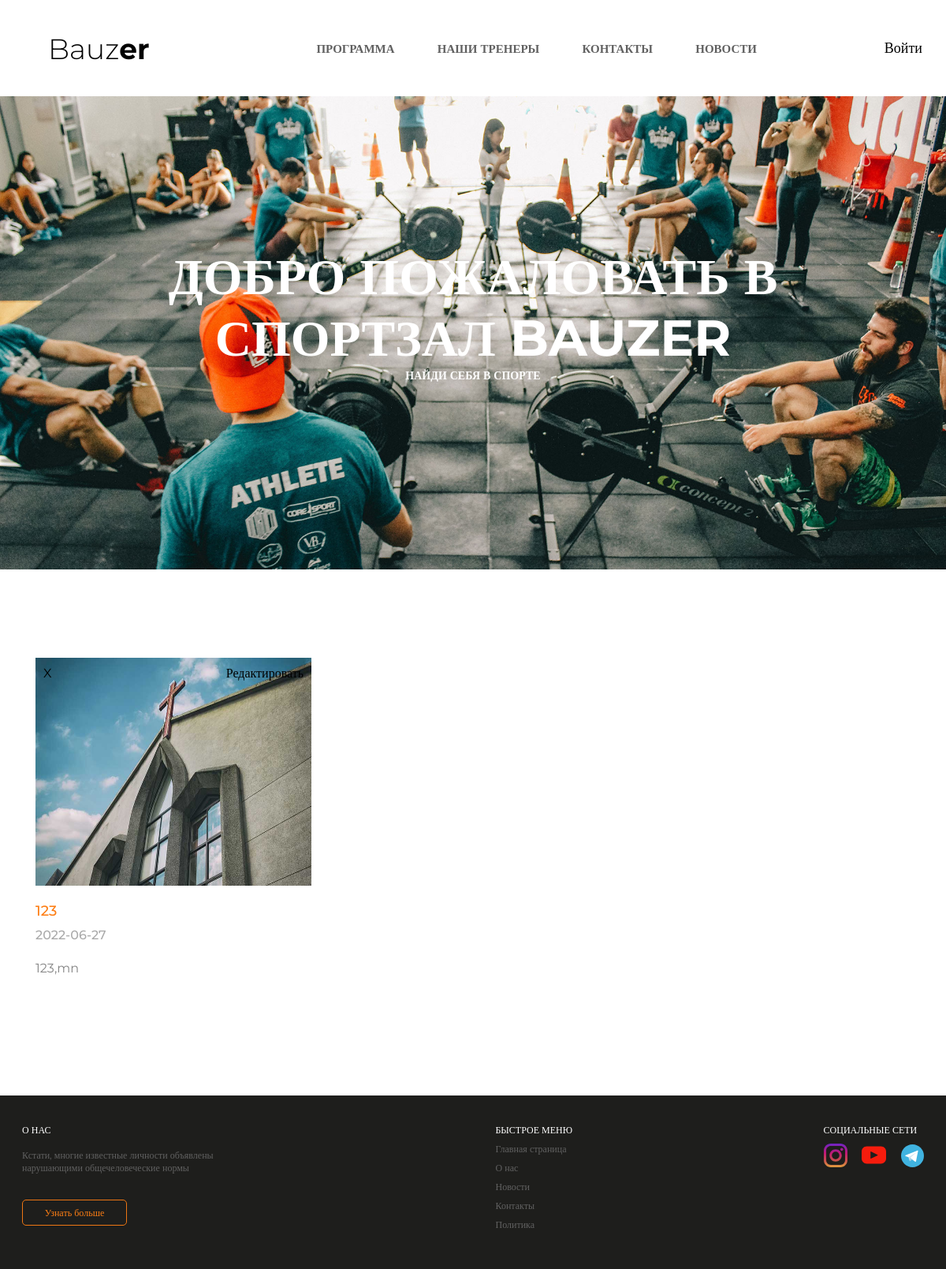
Screenshot of /KOSHELENKOV_M_YU_VD50-1-19_news.php with the database file from the repository.
### tables this page shows
CREATE TABLE `News` (
  `id_news` int(11) NOT NULL,
  `title` varchar(128) DEFAULT NULL,
  `content` text,
  `news_date` date DEFAULT NULL,
  `file` varchar(256) NOT NULL
);

### KOSHELENKOV_M_YU_VD50-1-19_news.php (the view, shortened to what this page needs)
<?php
    require_once('./serv/MAIN.php');
    $query = $pdo->prepare("SELECT * from News");
    $query->execute();
    $result = $query->fetchAll(PDO::FETCH_ASSOC);
?>
<!DOCTYPE html>
<html lang="en">
<head>
    <link rel="stylesheet" href="KOSHELENKOV_M_YU_VD50-1-19.css">
</head>
<body>
    <div class="container">
        <?php require('./Nav.php'); ?>
        <main>
            <section class="banner">
                <p class="banner__welcome">Добро пожаловать в спортзал bauzer</p>
                <p class="banner__desc">Найди себя в спорте</p>
            </section>
           <section class="container__news">
               <?php foreach($result as $news) :?>
                <div class="news__item" style="position: relative;">
                    <a href="./changeNews.php?news=<?= $news['id_news'] ;?>" style="position:absolute;right: 10px; top: 10px">Редактировать </a>
                    <a href="./serv/deketeNews.php?news=<?= $news['id_news'] ;?>" style="position:absolute;left: 10px; top: 10px">X </a>
                    <img class="news__img" src="./ServImages/<?= $news['file'] ;?>" alt="">
                    <p class="news__header"><?= $news['title'] ;?></p>
                    <p class="news__date"><?= $news['news_date'] ;?></p>
                    <p class="news__desc"><?= $news['content'] ;?></p>
                </div>
               <?php endforeach; ?>
           </section>
        </main>
        <footer>
            <div class="footer__about">
                <p class="footer__header">О нас</p>
                <p class="footer__desc">Кстати, многие известные личности объявлены нарушающими общечеловеческие нормы</p>
                <button class="footer__next">Узнать больше</button>
            </div>
            <div class="footer__menu">
                <p class="menu__header">Быстрое меню</p>
                <ul class="menu__nav">
                    <li><a href="#">Главная страница</a></li>
                    <li><a href="#">О нас</a></li>
                    <li><a href="#">Новости</a></li>
                    <li><a href="#">Контакты</a></li>
                    <li><a href="#">Политика</a></li>
                </ul>
            </div>
            <div class="foooter__social">
                <p class="social__title">Социальные сети</p>
                <img class="instagram" src="img/instagram.svg" alt="">
                <img class="youtube" src="img/youtube.svg" alt="">
                <img class="telegram" src="img/telegram.svg" alt="">
            </div>
        </footer>
    </div>
</body>
</html>

### KOSHELENKOV_M_YU_VD50-1-19.css (style rules this page uses)
* { border: 0; margin: 0; padding: 0; box-sizing: border-box; text-decoration: none; outline: none; font-family: 'Montserrat'; font-style: normal; }
button { border: transparent; background: transparent; cursor: pointer; }
a { text-decoration: none; color: inherit; }
body { background: url("img/bg.jpg") fixed; background-repeat: no-repeat; background-size: cover; }
.container { width: 1200px; height: 100%; margin: 0 auto; }
.banner { width: 1200px; height: 600px; background: url("img/hero_b1_1.jpg") center; background-size: cover; background-repeat: no-repeat; }
.banner__welcome { font-size: 64px; font-weight: 700; text-transform: uppercase; text-align: center; padding-top: 189px; margin: 0 auto; width: 800px; color:#ffffff; }
.banner__desc { color: #ffffff; font-size: 14px; font-weight: 700; text-transform: uppercase; margin: 0 auto; text-align: center; }
footer { height: 220px; width: 100%; background: #1e1e1c; padding: 36px 28px 0 28px; display: flex; justify-content: space-between; }
.footer__header { color: #ffffff; font-size: 12px; text-transform: uppercase; }
.footer__desc { color:#616161; font-size: 12px; width: 282px; padding: 16px 0 32px 0; }
.footer__next { width: 133px; height: 33px; color: #fd7e14; font-size: 12px; background: #1E1E1C; border: 1px solid #ED7613; border-radius: 5px; }
.menu__header { font-size: 12px; text-transform: uppercase; color:#ffffff; }
.menu__nav { list-style: none; }
.menu__nav li a { text-decoration: none; font-size: 12px; color: #616161; }
.menu__nav li { padding-top: 5px; }
.social__title { font-size: 12px; color: #ffffff; text-transform: uppercase; }
.youtube { padding: 8px 15px 0 14px; }
.container__news { background: #ffffff; padding: 112px 45px; display: flex; justify-content: space-between; flex-wrap: wrap; }
.news__img { width: 350px; height: 306px; padding-bottom: 17px; }
.news__header { font-size: 18px; font-weight: 500; color: #fd7e14; padding-bottom: 10px; }
.news__date { font-size: 16px; font-weight: 500; color: #aaaaaa; padding-bottom: 23px; }
.news__desc { width: 320px; font-size: 16px; font-weight: 400; color: #858585; padding-bottom: 40px; }

### rows the page displays
news: file (picture), title "123", news_date "2022-06-27", content "123,mn"
